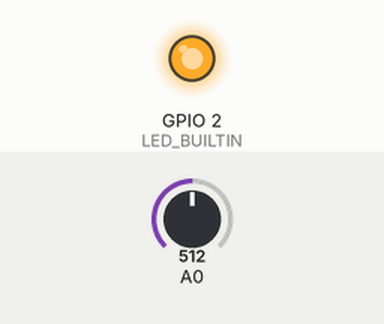
A sketch run on a simulated ESP8266 (Wemos D1 mini). Shown: output pins drawn as LEDs (lit = HIGH, except the on-board LED, lit = LOW). The test bench sets the inputs (shaded band); at power-on: A0 = 512. WiFi joins after 1.5 s; servers stay silent unless stated; uploads are accepted with an empty reply; what the sketch prints to the serial monitor is not drawn.

Above: at 1.2 s.
Timing chart, 0 to 3.4 s (numbered marks = the images above):
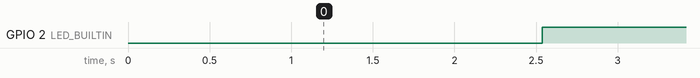

Measured:
- by itself, GPIO 2 (LED_BUILTIN): alternates HIGH for 1.4 s and LOW for 0.05 s

The sketch:

kirim_database.ino
```cpp
// Library
#include <ESP8266HTTPClient.h>
#include <ESP8266WiFi.h>

// Identitas jaringan
const char* ssid = "Warnet Putri";
const char* password = "poiuytrewq";
char* host = "petanidigital.epizy.com";
const uint16_t port = 80;

void setup() {
  // Inisialisasi dan komunikasi serial
  Serial.begin(9600);
  pinMode(LED_BUILTIN, OUTPUT);

  // Setting WiFi
  WiFi.hostname("Petani Digital");
  WiFi.begin(ssid, password);
}

void loop() {
  // Baca nilai sensor
  int gas = analogRead(A0);

  // Bila belum terhubung
  while(WiFi.status() !=WL_CONNECTED){
    digitalWrite(LED_BUILTIN, LOW);
    Serial.print("Menyambungkan ke ");
    Serial.println(ssid);
    delay(1000);
  }

  // Cek koneksi ke server
  WiFiClient client;
  if(!client.connect(host,port)){
    Serial.print("Menyambung ke ");
    Serial.println(host);
    return;
  }else{
    // Pengiriman data ke server
    String Link;
    HTTPClient http;
    Link = "http://"+String(host)+"/terima_data.php?Ketinggian_Air="+String(gas);

    // Eksekusi link
    http.begin(client,Link);

    // Mode
    http.GET();

    // Akhiri HTTP
    http.end();

    // Tersambung ke ssid dan host
    Serial.println("");
    Serial.print("Tersambung ke ");
    Serial.println(ssid);
    Serial.print("Tersambung ke ");
    Serial.println(host);
    Serial.print("Kirim URL ");
    Serial.println(Link);

    // Indikator Terhubung ke host
    digitalWrite(LED_BUILTIN, LOW);
    delay(50);
    digitalWrite(LED_BUILTIN, HIGH);
    delay(100);
  }
  delay(850);
}
```
